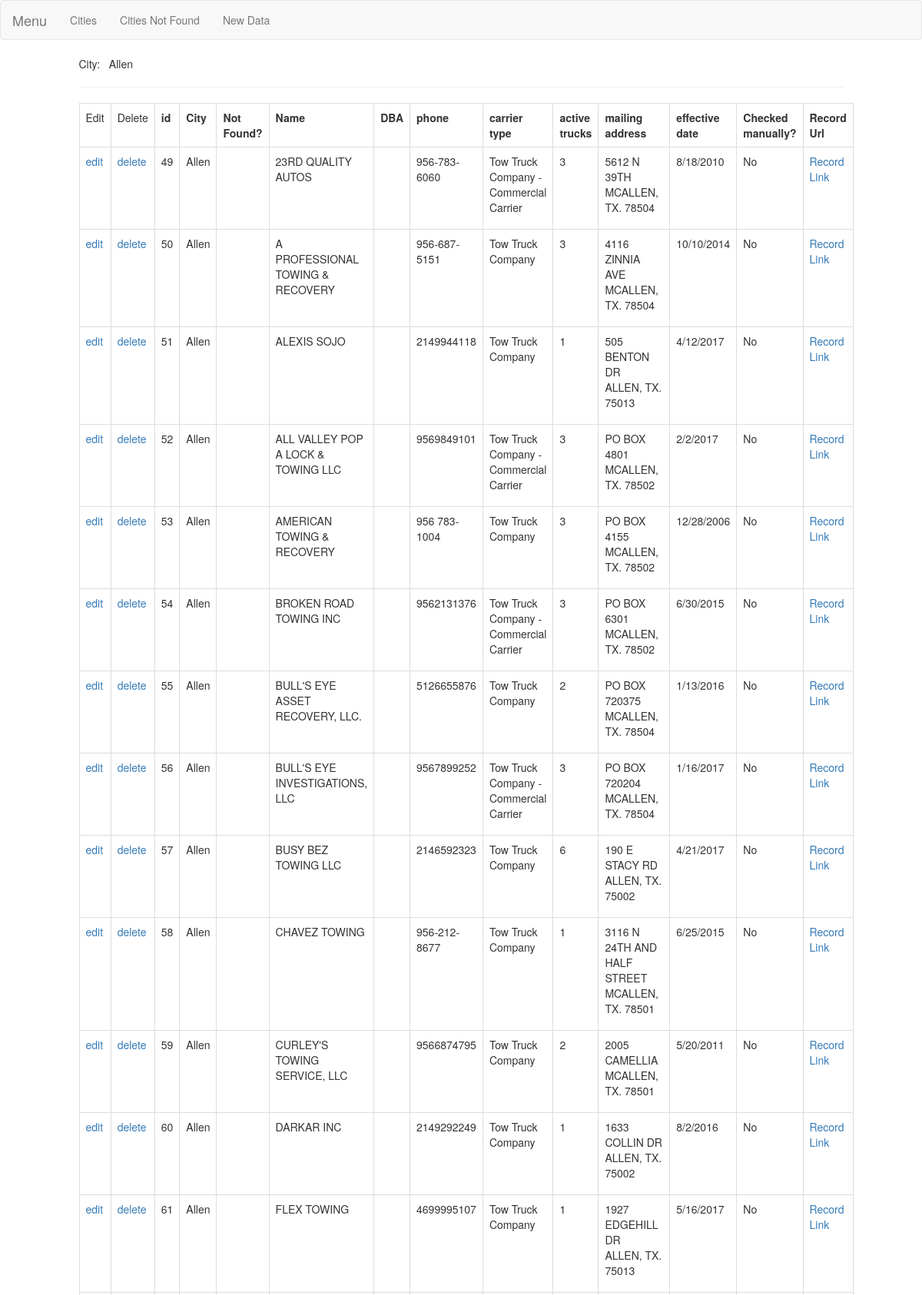
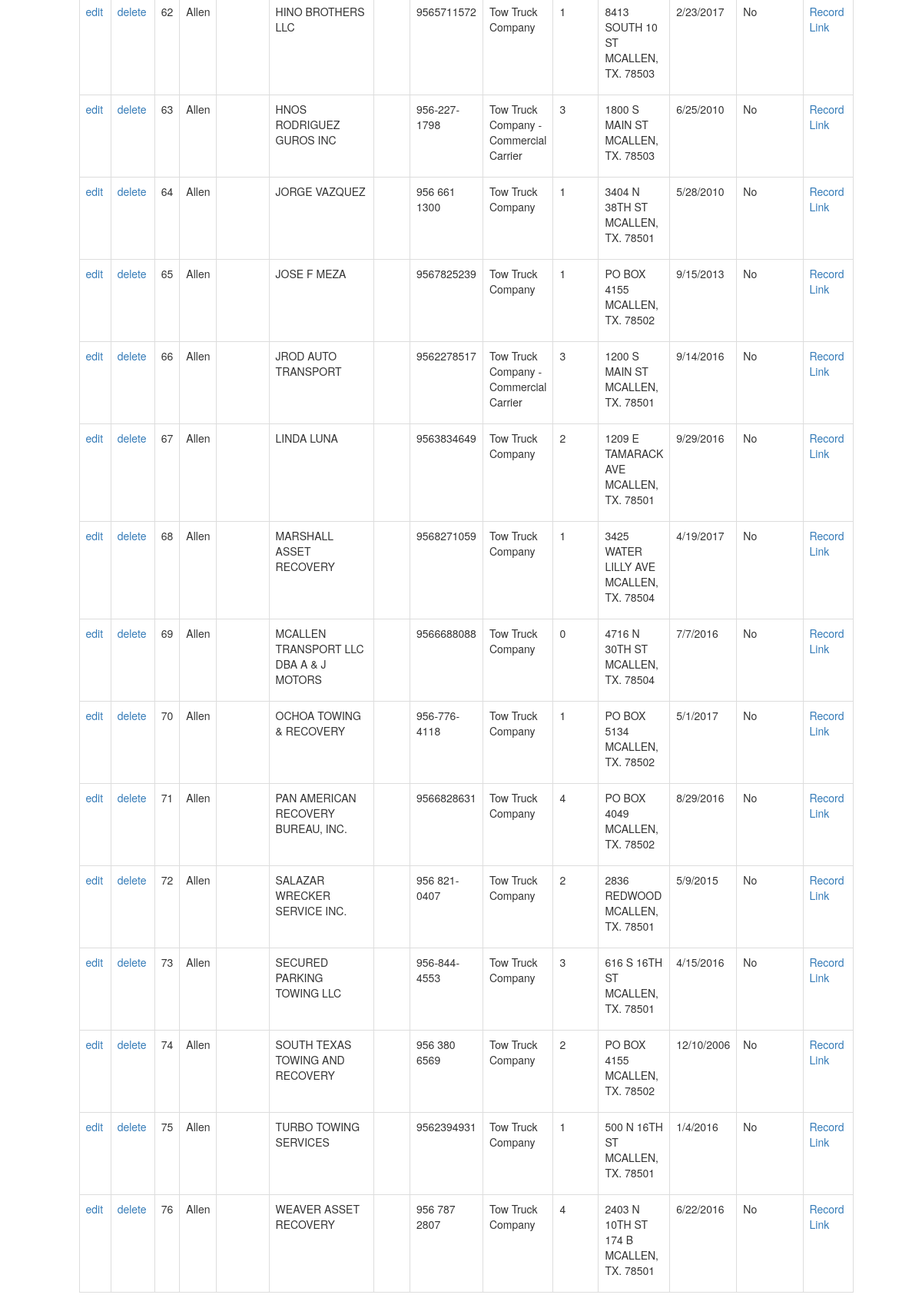
The page /data_list/Allen on the database its author committed (2 pictures, top to bottom).
### data/models.py (models this page shows)
class DataModel(models.Model):
    active_no = models.CharField(max_length=256, db_index=True, verbose_name="Number", null=True)
    city_data_not_found = models.BooleanField(default=False)
    city = models.CharField(max_length=256, db_index=True, verbose_name="City",  null=False)
    name = models.CharField(max_length=256,  default="")
    dba = models.CharField(max_length=256,  default="")
    phone = models.CharField(max_length=256, default="")
    carrier_type = models.CharField(max_length=256, default="")
    active_trucks = models.IntegerField(default=-1)
    mailing_address = models.CharField(max_length=256, default="")
    effective_date = models.CharField(max_length=256, default="")
    checked_manually = models.BooleanField(default=False)
    record_url = models.URLField()  # According to active no

### data/views.py (the view)
# urls.py: url(r'^data_list/(?P<city>.+)$', list_data, name="list_data"),
def list_data(request, city):
    data_by_c = DataModel.objects.all().filter(city__iexact=city)
    return render(request, "data_list.html", context={
        "data_s": data_by_c,
        "city": city
    })

### data/templates/data_list.html (shortened to what this page needs)
{% extends "./base.html" %}
{% load bootstrap %}
{% block content %}
    City: &nbsp; {{ city }}
    <hr>
    <table id="data-table" class="table table-bordered table-responsive">
        <tr>
            <td>Edit</td>
            <td>Delete</td>
            <th> id </th> <th>City </th> <th> Not Found? </th> <th> Name </th> <th> DBA </th> <th> phone </th> <th>carrier type</th>
            <th>active trucks</th> <th> mailing address </th> <th> effective date </th> <th>Checked manually?</th> <th> Record Url </th>
        </tr>
    {% for d in data_s %}
        <tr id="data-id-{{d.id}}">
            <td> <a href="{% url 'data:data_form' data_id=d.id %}"> edit </a> </td>  <td> <a href="{% url 'data:delete_data' data_id=d.id %}">delete</a> </td>
            <td> {{d.id}} </td> <td> {{d.city}} </td>
            <td> {%  if d.city_data_not_found %} <span style="background-color: red">X</span> {% endif %}</td>
            <td> {{d.name}} </td> <td> {{s.dba}} </td> <td>{{ d.phone }}</td>
            <td>{{ d.carrier_type }}</td> <td> {{ d.active_trucks }} </td>
            <td> {{ d.mailing_address|linebreaks }} </td> <td>{{ d.effective_date }}</td>
            <td>{{ d.checked_manually|yesno:"Yes,No,-" }}</td>
            <td>{% if not d.city_data_not_found %} <a href="{{ d.record_url }}">Record Link</a> {% endif %}</td>
        </tr>
    {% endfor %}
    </table>
{% endblock %}

### rows shown on the page
DataModel: id "49", city "Allen", name "23RD QUALITY AUTOS", phone "956-783-6060", carrier_type "Tow Truck Company - Commercial Carrier", active_trucks "3", mailing_address "5612 N 39TH MCALLEN, TX. 78504", effective_date "8/18/2010", checked_manually "No"
DataModel: id "50", city "Allen", name "A PROFESSIONAL TOWING & RECOVERY", phone "956-687-5151", carrier_type "Tow Truck Company", active_trucks "3", mailing_address "4116 ZINNIA AVE MCALLEN, TX. 78504", effective_date "10/10/2014", checked_manually "No"
DataModel: id "51", city "Allen", name "ALEXIS SOJO", phone "2149944118", carrier_type "Tow Truck Company", active_trucks "1", mailing_address "505 BENTON DR ALLEN, TX. 75013", effective_date "4/12/2017", checked_manually "No"
DataModel: id "52", city "Allen", name "ALL VALLEY POP A LOCK & TOWING LLC", phone "9569849101", carrier_type "Tow Truck Company - Commercial Carrier", active_trucks "3", mailing_address "PO BOX 4801 MCALLEN, TX. 78502", effective_date "2/2/2017", checked_manually "No"
DataModel: id "53", city "Allen", name "AMERICAN TOWING & RECOVERY", phone "956 783-1004", carrier_type "Tow Truck Company", active_trucks "3", mailing_address "PO BOX 4155 MCALLEN, TX. 78502", effective_date "12/28/2006", checked_manually "No"
DataModel: id "54", city "Allen", name "BROKEN ROAD TOWING INC", phone "9562131376", carrier_type "Tow Truck Company - Commercial Carrier", active_trucks "3", mailing_address "PO BOX 6301 MCALLEN, TX. 78502", effective_date "6/30/2015", checked_manually "No"
DataModel: id "55", city "Allen", name "BULL'S EYE ASSET RECOVERY, LLC.", phone "5126655876", carrier_type "Tow Truck Company", active_trucks "2", mailing_address "PO BOX 720375 MCALLEN, TX. 78504", effective_date "1/13/2016", checked_manually "No"
DataModel: id "56", city "Allen", name "BULL'S EYE INVESTIGATIONS, LLC", phone "9567899252", carrier_type "Tow Truck Company - Commercial Carrier", active_trucks "3", mailing_address "PO BOX 720204 MCALLEN, TX. 78504", effective_date "1/16/2017", checked_manually "No"
DataModel: id "57", city "Allen", name "BUSY BEZ TOWING LLC", phone "2146592323", carrier_type "Tow Truck Company", active_trucks "6", mailing_address "190 E STACY RD ALLEN, TX. 75002", effective_date "4/21/2017", checked_manually "No"
DataModel: id "58", city "Allen", name "CHAVEZ TOWING", phone "956-212-8677", carrier_type "Tow Truck Company", active_trucks "1", mailing_address "3116 N 24TH AND HALF STREET MCALLEN, TX. 78501", effective_date "6/25/2015", checked_manually "No"
DataModel: id "59", city "Allen", name "CURLEY'S TOWING SERVICE, LLC", phone "9566874795", carrier_type "Tow Truck Company", active_trucks "2", mailing_address "2005 CAMELLIA MCALLEN, TX. 78501", effective_date "5/20/2011", checked_manually "No"
DataModel: id "60", city "Allen", name "DARKAR INC", phone "2149292249", carrier_type "Tow Truck Company", active_trucks "1", mailing_address "1633 COLLIN DR ALLEN, TX. 75002", effective_date "8/2/2016", checked_manually "No"
DataModel: id "61", city "Allen", name "FLEX TOWING", phone "4699995107", carrier_type "Tow Truck Company", active_trucks "1", mailing_address "1927 EDGEHILL DR ALLEN, TX. 75013", effective_date "5/16/2017", checked_manually "No"
DataModel: id "62", city "Allen", name "HINO BROTHERS LLC", phone "9565711572", carrier_type "Tow Truck Company", active_trucks "1", mailing_address "8413 SOUTH 10 ST MCALLEN, TX. 78503", effective_date "2/23/2017", checked_manually "No"
DataModel: id "63", city "Allen", name "HNOS RODRIGUEZ GUROS INC", phone "956-227-1798", carrier_type "Tow Truck Company - Commercial Carrier", active_trucks "3", mailing_address "1800 S MAIN ST MCALLEN, TX. 78503", effective_date "6/25/2010", checked_manually "No"
DataModel: id "64", city "Allen", name "JORGE VAZQUEZ", phone "956 661 1300", carrier_type "Tow Truck Company", active_trucks "1", mailing_address "3404 N 38TH ST MCALLEN, TX. 78501", effective_date "5/28/2010", checked_manually "No"
DataModel: id "65", city "Allen", name "JOSE F MEZA", phone "9567825239", carrier_type "Tow Truck Company", active_trucks "1", mailing_address "PO BOX 4155 MCALLEN, TX. 78502", effective_date "9/15/2013", checked_manually "No"
DataModel: id "66", city "Allen", name "JROD AUTO TRANSPORT", phone "9562278517", carrier_type "Tow Truck Company - Commercial Carrier", active_trucks "3", mailing_address "1200 S MAIN ST MCALLEN, TX. 78501", effective_date "9/14/2016", checked_manually "No"
DataModel: id "67", city "Allen", name "LINDA LUNA", phone "9563834649", carrier_type "Tow Truck Company", active_trucks "2", mailing_address "1209 E TAMARACK AVE MCALLEN, TX. 78501", effective_date "9/29/2016", checked_manually "No"
DataModel: id "68", city "Allen", name "MARSHALL ASSET RECOVERY", phone "9568271059", carrier_type "Tow Truck Company", active_trucks "1", mailing_address "3425 WATER LILLY AVE MCALLEN, TX. 78504", effective_date "4/19/2017", checked_manually "No"
DataModel: id "69", city "Allen", name "MCALLEN TRANSPORT LLC DBA A & J MOTORS", phone "9566688088", carrier_type "Tow Truck Company", active_trucks "0", mailing_address "4716 N 30TH ST MCALLEN, TX. 78504", effective_date "7/7/2016", checked_manually "No"
DataModel: id "70", city "Allen", name "OCHOA TOWING & RECOVERY", phone "956-776-4118", carrier_type "Tow Truck Company", active_trucks "1", mailing_address "PO BOX 5134 MCALLEN, TX. 78502", effective_date "5/1/2017", checked_manually "No"
DataModel: id "71", city "Allen", name "PAN AMERICAN RECOVERY BUREAU, INC.", phone "9566828631", carrier_type "Tow Truck Company", active_trucks "4", mailing_address "PO BOX 4049 MCALLEN, TX. 78502", effective_date "8/29/2016", checked_manually "No"
DataModel: id "72", city "Allen", name "SALAZAR WRECKER SERVICE INC.", phone "956 821-0407", carrier_type "Tow Truck Company", active_trucks "2", mailing_address "2836 REDWOOD MCALLEN, TX. 78501", effective_date "5/9/2015", checked_manually "No"
DataModel: id "73", city "Allen", name "SECURED PARKING TOWING LLC", phone "956-844-4553", carrier_type "Tow Truck Company", active_trucks "3", mailing_address "616 S 16TH ST MCALLEN, TX. 78501", effective_date "4/15/2016", checked_manually "No"
DataModel: id "74", city "Allen", name "SOUTH TEXAS TOWING AND RECOVERY", phone "956 380 6569", carrier_type "Tow Truck Company", active_trucks "2", mailing_address "PO BOX 4155 MCALLEN, TX. 78502", effective_date "12/10/2006", checked_manually "No"
DataModel: id "75", city "Allen", name "TURBO TOWING SERVICES", phone "9562394931", carrier_type "Tow Truck Company", active_trucks "1", mailing_address "500 N 16TH ST MCALLEN, TX. 78501", effective_date "1/4/2016", checked_manually "No"
DataModel: id "76", city "Allen", name "WEAVER ASSET RECOVERY", phone "956 787 2807", carrier_type "Tow Truck Company", active_trucks "4", mailing_address "2403 N 10TH ST 174 B MCALLEN, TX. 78501", effective_date "6/22/2016", checked_manually "No"

### other values the page prints
{{ city }} "Allen"
